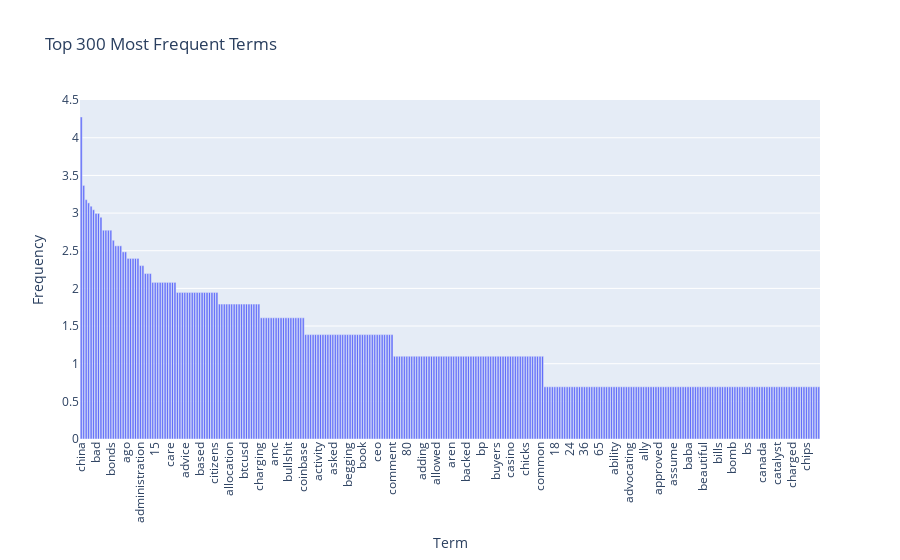

Notebook code for this chart:
### Code cell
# Excersise 15

# In this case, we use the code from the previous excersise, but we apply a logarithmic scale to the frequencies.
# When we use regular term frequency to plot, we can see that the first few terms have a very high frequency compared to the rest
# and tend to dominate the graph. This doesn't happen when we change to log distribution.
# The change in the Y-axis and the curvature of the distribution also indicates that now the plot highlights those words with
# medium-frequency, which can be more meaningful than those with very high frequency. Given a large vocabulary, those
# medium-frequency words can provide more insights into the text data.

term_freq = list(zip(range(df_counts.shape[0]), count_vect.get_feature_names_out(), df_counts.toarray().sum(axis=0).tolist()))
sorted_term_freq = sorted(term_freq, key=lambda x: x[2], reverse=True)
sorted_term_freq = [(i[0], i[1], math.log(i[2])) for i in sorted_term_freq]

top_n_terms = 300

df_terms = pd.DataFrame(sorted_term_freq[:top_n_terms], columns=['Index', 'Term', 'Frequency'])

fig = px.bar(
    df_terms,
    x="Term", y="Frequency",
    title=f"Top {top_n_terms} Most Frequent Terms",
    hover_data=["Index"],
)
fig.update_layout(xaxis_tickangle=-90)
fig.show()

### Figure 1 — Plotly figure (JSON) as saved in the notebook; plotly's stock layout.template omitted (floating-point values rounded to 4 significant figures; data arrays with more than 128 entries replaced by an {"elided": "..."} marker saying what was removed)
{"data": [{"customdata": {"elided": "300x1 int values"}, "hovertemplate": "Term=%{x}<br>Frequency=%{y}<br>Index=%{customdata[0]}<extra></extra>", "legendgroup": "", "marker": {"color": "#636efa", "pattern": {"shape": ""}}, "name": "", "orientation": "v", "showlegend": false, "textposition": "auto", "type": "bar", "x": {"elided": "300 str values"}, "xaxis": "x", "y": {"elided": "300 float values"}, "yaxis": "y"}], "layout": {"barmode": "relative", "legend": {"tracegroupgap": 0}, "title": {"text": "Top 300 Most Frequent Terms"}, "xaxis": {"anchor": "y", "domain": [0, 1], "tickangle": -90, "title": {"text": "Term"}}, "yaxis": {"anchor": "x", "domain": [0, 1], "title": {"text": "Frequency"}}}}
